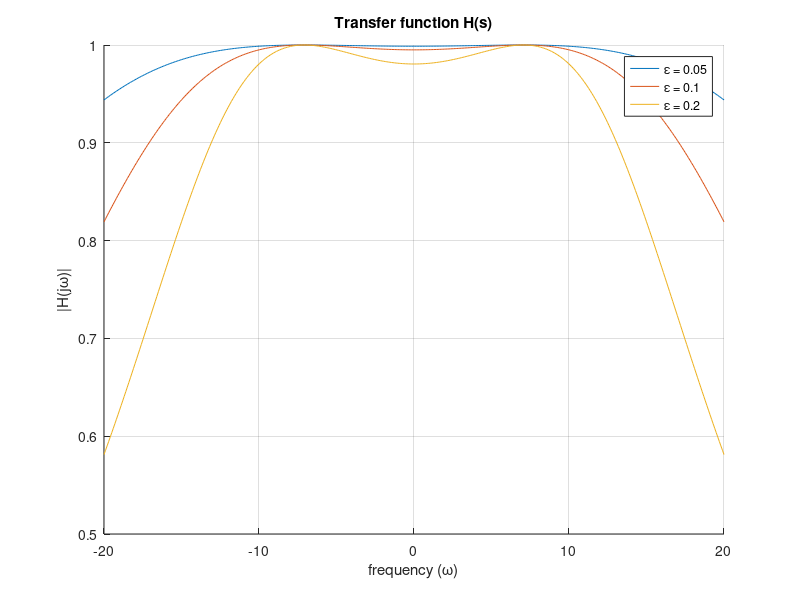

The MATLAB script that drew this image:
omega_0 = 10;
epsilons = [0.05, 0.1, 0.2];

omega = linspace(-2 * omega_0, 2 * omega_0, 400);
s = 1j * omega;  % s = jω

figure;
hold on;

for epsilon = epsilons
    H_s = 1 ./ sqrt(1 + (epsilon * (2 * (s / (1j * omega_0)).^2 - 1)).^2);
    plot(omega, abs(H_s), 'DisplayName', ['ε = ', num2str(epsilon)]);
end

xlabel('frequency (ω)');
ylabel('|H(jω)|');
title('Transfer function H(s)');
legend show;
grid on;
hold off;
